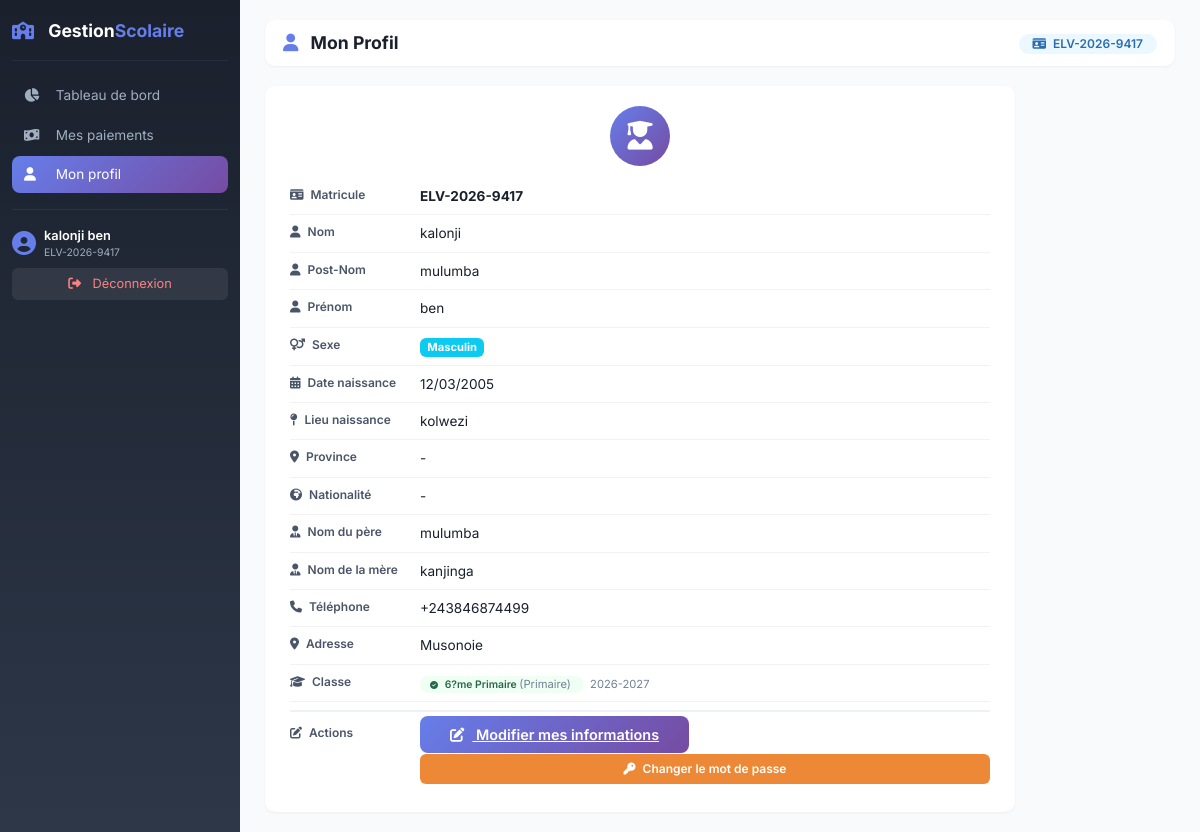
/eleve/profil.php (signed in), run on the app's committed database.
### tables this page shows
CREATE TABLE `eleves` (
  `idEleve` int(11) NOT NULL,
  `matricule` varchar(30) NOT NULL,
  `nom` varchar(100) NOT NULL,
  `postNom` varchar(100) DEFAULT NULL,
  `prenom` varchar(100) DEFAULT NULL,
  `lieuNaissance` varchar(100) DEFAULT NULL,
  `sexe` enum('M','F') DEFAULT NULL,
  `dateNaissance` date DEFAULT NULL,
  `adresse` varchar(255) DEFAULT NULL,
  `telephone` varchar(20) DEFAULT NULL,
  `nomPere` varchar(100) DEFAULT NULL,
  `nomMere` varchar(100) DEFAULT NULL,
  `motDePasse` varchar(255) DEFAULT NULL,
  `idUtilisateur` int(11) DEFAULT NULL
);

CREATE TABLE `inscriptions` (
  `idInscription` int(11) NOT NULL,
  `idEleve` int(11) NOT NULL,
  `idClasse` int(11) NOT NULL,
  `idAnnee` int(11) NOT NULL,
  `dateInscription` date NOT NULL,
  `statut` enum('Actif','Termin?') DEFAULT 'Actif'
);

CREATE TABLE `classes` (
  `idClasse` int(11) NOT NULL,
  `nomClasse` varchar(50) NOT NULL,
  `idNiveau` int(11) NOT NULL
);

CREATE TABLE `niveaux` (
  `idNiveau` int(11) NOT NULL,
  `nomNiveau` varchar(50) NOT NULL,
  `description` text DEFAULT NULL
);

CREATE TABLE `annees_scolaires` (
  `idAnnee` int(11) NOT NULL,
  `libelle` varchar(20) NOT NULL,
  `annee` varchar(20) DEFAULT NULL,
  `active` tinyint(1) DEFAULT 1
);

### eleve/profil.php (the view, shortened to what this page needs)
<?php
$db = db();
$eleve_id = $_SESSION['eleve_id'];
$mode_edition = isset($_GET['edit']) && $_GET['edit'] === '1';
$stmt = $db->prepare("SELECT * FROM eleves WHERE idEleve = :id");
$stmt->execute(['id' => $eleve_id]);
$eleve = $stmt->fetch();
$stmt = $db->prepare("
    SELECT i.*, c.nomClasse, n.nomNiveau, a.libelle as annee
    FROM inscriptions i
    JOIN classes c ON i.idClasse = c.idClasse
    JOIN niveaux n ON c.idNiveau = n.idNiveau
    JOIN annees_scolaires a ON i.idAnnee = a.idAnnee
    WHERE i.idEleve = :idEleve
    AND i.idAnnee = (SELECT idAnnee FROM annees_scolaires WHERE active = 1)
    LIMIT 1
");
$stmt->execute(['idEleve' => $eleve_id]);
$inscription = $stmt->fetch();
?>
<!DOCTYPE html>
<html lang="fr">
<head>
    <link href="https://cdn.jsdelivr.net/npm/bootstrap@5.3.0-alpha1/dist/css/bootstrap.min.css" rel="stylesheet">
    <link rel="stylesheet" href="https://cdnjs.cloudflare.com/ajax/libs/font-awesome/6.4.0/css/all.min.css">
</head>
<body>
<div class="sidebar" id="sidebar">
    <div class="logo">
        <i class="fas fa-school"></i>
        Gestion<span>Scolaire</span>
    </div>
    <ul class="menu">
        <li><a href="dashboard.php"><i class="fas fa-chart-pie"></i> Tableau de bord</a></li>
        <li><a href="paiements/historique.php"><i class="fas fa-money-bill-wave"></i> Mes paiements</a></li>
        <li><a href="profil.php" class="active"><i class="fas fa-user"></i> Mon profil</a></li>
    </ul>
    <div class="footer">
        <div class="user">
            <i class="fas fa-user-circle"></i>
            <div>
                <div class="name"><?php echo $_SESSION['eleve_nom'] . ' ' . $_SESSION['eleve_prenom']; ?></div>
                <div class="matricule"><?php echo $_SESSION['eleve_matricule']; ?></div>
            </div>
        </div>
        <a href="../logout.php" class="btn-logout">
            <i class="fas fa-sign-out-alt me-2"></i> Déconnexion
        </a>
    </div>
</div>
<div class="main-content">
    <div class="header">
        <h2><i class="fas fa-user"></i> Mon Profil</h2>
        <div>
            <span class="badge"><i class="fas fa-id-card me-1"></i> <?php echo $_SESSION['eleve_matricule']; ?></span>
        </div>
    </div>
    <div class="profile-card <?php echo $mode_edition ? 'edit-mode' : ''; ?>">
        <div class="avatar"><i class="fas fa-user-graduate"></i></div>
        <?php if ($mode_edition): ?>
            <form method="POST" action="">
                <input type="hidden" name="action" value="update_all">
                <div class="info-row">
                    <div class="info-label"><i class="fas fa-id-card me-1"></i> Matricule</div>
                    <div class="info-value"><strong><?php echo htmlspecialchars($eleve['matricule']); ?></strong></div>
                </div>
                <div class="info-row">
                    <div class="info-label"><i class="fas fa-user me-1"></i> Nom</div>
                    <div class="info-value"><strong><?php echo htmlspecialchars($eleve['nom']); ?></strong></div>
                </div>
                <div class="info-row">
                    <div class="info-label"><i class="fas fa-user me-1"></i> Post-Nom</div>
                    <div class="info-value"><strong><?php echo htmlspecialchars($eleve['postNom'] ?? '-'); ?></strong></div>
                </div>
                <div class="info-row">
                    <div class="info-label"><i class="fas fa-user me-1"></i> Prénom</div>
                    <div class="info-value"><strong><?php echo htmlspecialchars($eleve['prenom']); ?></strong></div>
                </div>
                <div class="info-row">
                    <div class="info-label"><i class="fas fa-venus-mars me-1"></i> Sexe</div>
                    <div class="info-value">
                        <?php if ($eleve['sexe'] === 'M'): ?>
                            <span class="badge bg-info" style="font-size:0.7rem;">Masculin</span>
                        <?php elseif ($eleve['sexe'] === 'F'): ?>
                            <span class="badge" style="background:#d53f8c; color:white; font-size:0.7rem;">Féminin</span>
                        <?php else: ?>
                            <span class="text-muted">-</span>
                        <?php endif; ?>
                    </div>
                </div>
                <div class="info-row">
                    <div class="info-label"><i class="fas fa-calendar-alt me-1"></i> Date naissance</div>
                    <div class="info-value"><strong><?php echo $eleve['dateNaissance'] ? date('d/m/Y', strtotime($eleve['dateNaissance'])) : '-'; ?></strong></div>
                </div>
                <div class="info-row">
                    <div class="info-label"><i class="fas fa-map-pin me-1"></i> Lieu naissance</div>
                    <div class="info-value">
                        <input type="text" class="form-control" name="lieuNaissance"
                               value="<?php echo htmlspecialchars($eleve['lieuNaissance'] ?? ''); ?>"
                               placeholder="Lieu de naissance">
                    </div>
                </div>
                <div class="info-row">
                    <div class="info-label"><i class="fas fa-map-marker-alt me-1"></i> Province</div>
                    <div class="info-value">
                        <input type="text" class="form-control" name="province"
                               value="<?php echo htmlspecialchars($eleve['province'] ?? ''); ?>"
                               placeholder="Province d'origine">
                    </div>
                </div>
                <div class="info-row">
                    <div class="info-label"><i class="fas fa-globe-africa me-1"></i> Nationalité</div>
                    <div class="info-value">
                        <input type="text" class="form-control" name="nationalite"
                               value="<?php echo htmlspecialchars($eleve['nationalite'] ?? ''); ?>"
                               placeholder="Nationalité">
                    </div>
                </div>
                <div class="info-row">
                    <div class="info-label"><i class="fas fa-user-tie me-1"></i> Nom du père</div>
                    <div class="info-value">
                        <input type="text" class="form-control" name="nomPere"
                               value="<?php echo htmlspecialchars($eleve['nomPere'] ?? ''); ?>"
                               placeholder="Nom du père">
                    </div>
                </div>
                <div class="info-row">
                    <div class="info-label"><i class="fas fa-user-tie me-1"></i> Nom de la mère</div>
                    <div class="info-value">
                        <input type="text" class="form-control" name="nomMere"
                               value="<?php echo htmlspecialchars($eleve['nomMere'] ?? ''); ?>"
                               placeholder="Nom de la mère">
                    </div>
                </div>
                <div class="info-row">
                    <div class="info-label"><i class="fas fa-phone me-1"></i> Téléphone</div>
                    <div class="info-value">
                        <input type="tel" class="form-control" name="telephone"
                               value="<?php echo htmlspecialchars($eleve['telephone'] ?? ''); ?>"
                               placeholder="+243 812 345 678">
                    </div>
                </div>
                <div class="info-row">
                    <div class="info-label"><i class="fas fa-map-marker-alt me-1"></i> Adresse</div>
                    <div class="info-value">
                        <input type="text" class="form-control" name="adresse"
                               value="<?php echo htmlspecialchars($eleve['adresse'] ?? ''); ?>"
                               placeholder="Adresse complète">
                    </div>
                </div>
                <div class="info-row">
                    <div class="info-label"><i class="fas fa-graduation-cap me-1"></i> Classe</div>
                    <div class="info-value">
                        <?php if ($inscription): ?>
                            <span class="badge-statut actif">
                                <i class="fas fa-check-circle me-1" style="font-size:8px;"></i>
                                <?php echo htmlspecialchars($inscription['nomClasse']); ?>
                                <span style="font-weight:400; color:#718096; font-size:0.7rem;">
                                    (<?php echo htmlspecialchars($inscription['nomNiveau']); ?>)
                                </span>
                            </span>
                            <span style="font-size:0.7rem; color:#718096; margin-left:6px;">
                                <?php echo htmlspecialchars($inscription['annee']); ?>
                            </span>
                        <?php else: ?>
                            <span style="color:#ed8936; font-size:0.8rem;">
                                <i class="fas fa-exclamation-triangle me-1"></i> Non inscrit
                            </span>
                        <?php endif; ?>
                    </div>
                </div>
                <div class="d-flex gap-2">
                    <a href="profil.php" class="btn-cancel-edit"><i class="fas fa-times me-2"></i> Annuler</a>
                    <button type="submit" class="btn-save"><i class="fas fa-save me-2"></i> Enregistrer</button>
                </div>
            </form>
        <?php else: ?>
            <div class="info-row">
                <div class="info-label"><i class="fas fa-id-card me-1"></i> Matricule</div>
                <div class="info-value"><strong><?php echo htmlspecialchars($eleve['matricule']); ?></strong></div>
            </div>
            <div class="info-row">
                <div class="info-label"><i class="fas fa-user me-1"></i> Nom</div>
                <div class="info-value"><?php echo htmlspecialchars($eleve['nom']); ?></div>
            </div>
            <div class="info-row">
                <div class="info-label"><i class="fas fa-user me-1"></i> Post-Nom</div>
                <div class="info-value"><?php echo htmlspecialchars($eleve['postNom'] ?? '-'); ?></div>
            </div>
            <div class="info-row">
                <div class="info-label"><i class="fas fa-user me-1"></i> Prénom</div>
                <div class="info-value"><?php echo htmlspecialchars($eleve['prenom']); ?></div>
            </div>
            <div class="info-row">
                <div class="info-label"><i class="fas fa-venus-mars me-1"></i> Sexe</div>
                <div class="info-value">
                    <?php if ($eleve['sexe'] === 'M'): ?>
                        <span class="badge bg-info" style="font-size:0.7rem;">Masculin</span>
                    <?php elseif ($eleve['sexe'] === 'F'): ?>
                        <span class="badge" style="background:#d53f8c; color:white; font-size:0.7rem;">Féminin</span>
                    <?php else: ?>
                        <span class="text-muted">-</span>
                    <?php endif; ?>
                </div>
            </div>
            <div class="info-row">
                <div class="info-label"><i class="fas fa-calendar-alt me-1"></i> Date naissance</div>
                <div class="info-value"><?php echo $eleve['dateNaissance'] ? date('d/m/Y', strtotime($eleve['dateNaissance'])) : '-'; ?></div>
            </div>
            <div class="info-row">
                <div class="info-label"><i class="fas fa-map-pin me-1"></i> Lieu naissance</div>
                <div class="info-value"><?php echo htmlspecialchars($eleve['lieuNaissance'] ?? '-'); ?></div>
            </div>
            <div class="info-row">
                <div class="info-label"><i class="fas fa-map-marker-alt me-1"></i> Province</div>
                <div class="info-value"><?php echo htmlspecialchars($eleve['province'] ?? '-'); ?></div>
            </div>
            <div class="info-row">
                <div class="info-label"><i class="fas fa-globe-africa me-1"></i> Nationalité</div>
                <div class="info-value"><?php echo htmlspecialchars($eleve['nationalite'] ?? '-'); ?></div>
            </div>
            <div class="info-row">
                <div class="info-label"><i class="fas fa-user-tie me-1"></i> Nom du père</div>
                <div class="info-value"><?php echo htmlspecialchars($eleve['nomPere'] ?? '-'); ?></div>
            </div>
            <div class="info-row">
                <div class="info-label"><i class="fas fa-user-tie me-1"></i> Nom de la mère</div>
                <div class="info-value"><?php echo htmlspecialchars($eleve['nomMere'] ?? '-'); ?></div>
            </div>
            <div class="info-row">
                <div class="info-label"><i class="fas fa-phone me-1"></i> Téléphone</div>
                <div class="info-value"><?php echo htmlspecialchars($eleve['telephone'] ?? '-'); ?></div>
            </div>
            <div class="info-row">
                <div class="info-label"><i class="fas fa-map-marker-alt me-1"></i> Adresse</div>
                <div class="info-value"><?php echo htmlspecialchars($eleve['adresse'] ?? '-'); ?></div>
            </div>
            <div class="info-row">
                <div class="info-label"><i class="fas fa-graduation-cap me-1"></i> Classe</div>
                <div class="info-value">
                    <?php if ($inscription): ?>
                        <span class="badge-statut actif">
                            <i class="fas fa-check-circle me-1" style="font-size:8px;"></i>
                            <?php echo htmlspecialchars($inscription['nomClasse']); ?>
                            <span style="font-weight:400; color:#718096; font-size:0.7rem;">
                                (<?php echo htmlspecialchars($inscription['nomNiveau']); ?>)
                            </span>
                        </span>
                        <span style="font-size:0.7rem; color:#718096; margin-left:6px;">
                            <?php echo htmlspecialchars($inscription['annee']); ?>
                        </span>
                    <?php else: ?>
                        <span style="color:#ed8936; font-size:0.8rem;">
                            <i class="fas fa-exclamation-triangle me-1"></i> Non inscrit
                        </span>
                    <?php endif; ?>
                </div>
            </div>
            <div class="info-row" style="border-top: 2px solid #edf2f7; margin-top: 8px; padding-top: 12px;">
                <div class="info-label"><i class="fas fa-edit me-1"></i> Actions</div>
                <div class="info-value">
                    <a href="?edit=1" class="btn-edit-main">
                        <i class="fas fa-edit"></i> Modifier mes informations
                    </a>
                    <button class="btn-password mt-2" data-bs-toggle="modal" data-bs-target="#passwordModal" style="width:100%;">
                        <i class="fas fa-key"></i> Changer le mot de passe
                    </button>
                </div>
            </div>
        <?php endif; ?>
    </div>
</div>
</body>
</html>

### data on the page
eleves: matricule "ELV-2026-9417", nom "kalonji", postNom "mulumba", prenom "ben", dateNaissance "12/03/2005", lieuNaissance "kolwezi", nomPere "mulumba", nomMere "kanjinga", telephone "+243846874499", adresse "Musonoie"
inscriptions: idClasse.nomClasse "6?me Primaire", niveaux.nomNiveau "Primaire", idAnnee.libelle "2026-2027"

### other printed values
$_SESSION['eleve_nom'] "kalonji"
$_SESSION['eleve_prenom'] "ben"
$_SESSION['eleve_matricule'] "ELV-2026-9417"
$eleve['province'] "-"
$eleve['nationalite'] "-"
